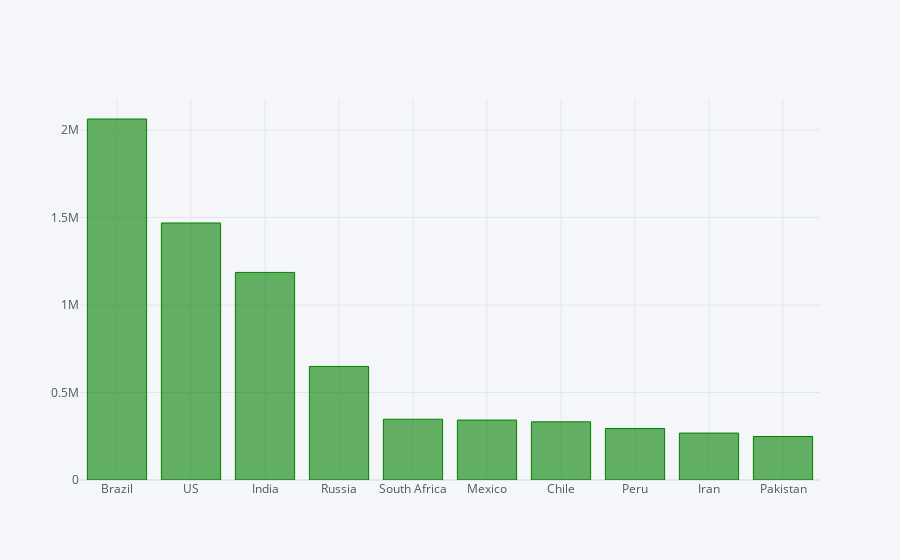

Here is the notebook cell this chart was saved with:
### Code cell
recovered_df2_plot.iplot(kind='bar', x='Country/Region', y='8/2/20',color='green')

### Figure 1 — Plotly figure (JSON) as saved in the notebook; plotly's stock layout.template omitted (floating-point values rounded to 4 significant figures)
{"data": [{"marker": {"color": "rgba(0, 128, 0, 0.6)", "line": {"color": "rgba(0, 128, 0, 1.0)", "width": 1}}, "name": "8/2/20", "orientation": "v", "text": "", "type": "bar", "x": ["Brazil", "US", "India", "Russia", "South Africa", "Mexico", "Chile", "Peru", "Iran", "Pakistan"], "y": [2062876, 1468689, 1186203, 648961, 347227, 342527, 332411, 294187, 268102, 248577]}], "layout": {"legend": {"bgcolor": "#F5F6F9", "font": {"color": "#4D5663"}}, "paper_bgcolor": "#F5F6F9", "plot_bgcolor": "#F5F6F9", "title": {"font": {"color": "#4D5663"}}, "xaxis": {"gridcolor": "#E1E5ED", "showgrid": true, "tickfont": {"color": "#4D5663"}, "title": {"font": {"color": "#4D5663"}, "text": ""}, "zerolinecolor": "#E1E5ED"}, "yaxis": {"gridcolor": "#E1E5ED", "showgrid": true, "tickfont": {"color": "#4D5663"}, "title": {"font": {"color": "#4D5663"}, "text": ""}, "zerolinecolor": "#E1E5ED"}}}
